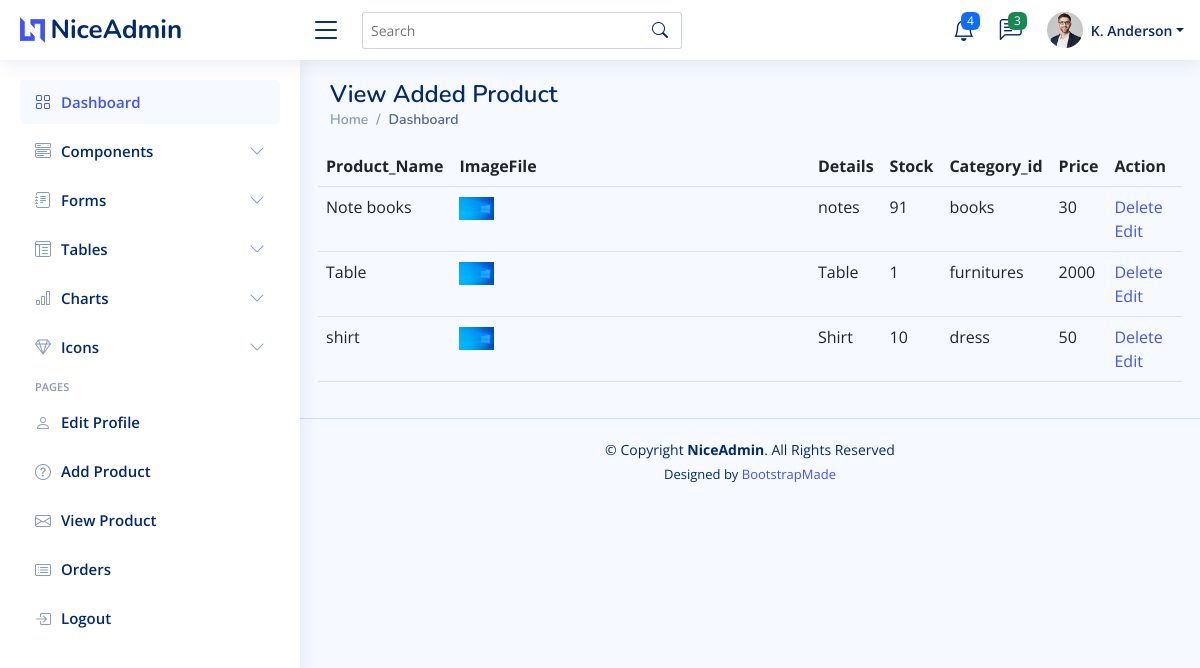
The app's page /viewAddedProductAction/ (signed in) with its own data.
### seller/models.py (models this page shows)
class ProductModel(models.Model):
    Name=models.CharField(max_length=255)
    ImageFile=models.FileField()
    Details=models.CharField(max_length=500)
    Stock=models.IntegerField()
    Category=models.ForeignKey('siteAdmin.categoryTableModel',on_delete=models.CASCADE)
    Seller=models.ForeignKey(SellerModel,on_delete=models.CASCADE)
    Price=models.IntegerField()

### siteAdmin/models.py (models this page shows)
class categoryTableModel(models.Model):
    Category=models.CharField(max_length=255)

### seller/views.py (the view)
# urls.py: path('viewAddedProductAction/',sellerview.viewAddedProductAction,name='viewAddedProductAction'),
def viewAddedProductAction(request):
    seller=request.session['id']
    product=ProductModel.objects.filter(Seller_id=seller)
    return render(request,'viewAddedProduct.html',{'products':product})

### template/viewAddedProduct.html (shortened to what this page needs)
<!DOCTYPE html>
<html lang="en">
    {% extends "sellerbase.html" %}
    {% block content %}
    <div class="pagetitle">
        <h1>View Added Product</h1>
        <nav>
          <ol class="breadcrumb">
            <li class="breadcrumb-item"><a href="index.html">Home</a></li>
            <li class="breadcrumb-item active">Dashboard</li>
          </ol>
        </nav>
      </div>
      <section class="section dashboard">
        <div class="row">
    <table class="table">
        <thead>
          <tr>
            <th scope="col">Product_Name</th>
            <th scope="col">ImageFile</th>
            <th scope="col">Details</th>
            <th scope="col">Stock</th>
            <th scope="col">Category_id</th>
            <th scope="col">Price</th>
            <th scope="col">Action</th>
          </tr>
        </thead>
        <tbody>
            {% for v in products %}
        <tr>
            <td>{{v.Name}}</td>
            <td><img src='{{v.ImageFile.url}}' height="10%" width="10%"></td>
            <td>{{v.Details}}</td>
            <td>{{v.Stock}}</td>
            <td>{{v.Category.Category}}</td>
            <td>{{v.Price}}</td>
            <td><a href="{% url 'deleteProduct' v.id%}">Delete</a>
                <a href="{% url 'editProduct' v.id%}">Edit </a></td>
        </tr>
        {% endfor %}
        </tbody>
      </table>
    {% endblock %}

### static/NiceAdmin/assets/css/style.css (style rules this page uses)
:root { scroll-behavior: smooth; }
body { font-family: "Open Sans", sans-serif; background: #f6f9ff; color: #444444; }
h1, h2, h3, h4, h5, h6 { font-family: "Nunito", sans-serif; }
.pagetitle { margin-bottom: 10px; }
.pagetitle h1 { font-size: 24px; margin-bottom: 0; font-weight: 600; color: #012970; }
.breadcrumb { font-size: 14px; font-family: "Nunito", sans-serif; color: #899bbd; font-weight: 600; }
.breadcrumb a { color: #899bbd; transition: 0.3s; }
.breadcrumb .breadcrumb-item::before { color: #899bbd; }
.breadcrumb .active { color: #51678f; font-weight: 600; }

### records on screen
ProductModel: Name "Note books", ImageFile (picture), Details "notes", Stock "91", Category.Category "books", Price "30"
ProductModel: Name "Table", ImageFile (picture), Details "Table", Stock "1", Category.Category "furnitures", Price "2000"
ProductModel: Name "shirt", ImageFile (picture), Details "Shirt", Stock "10", Category.Category "dress", Price "50"
